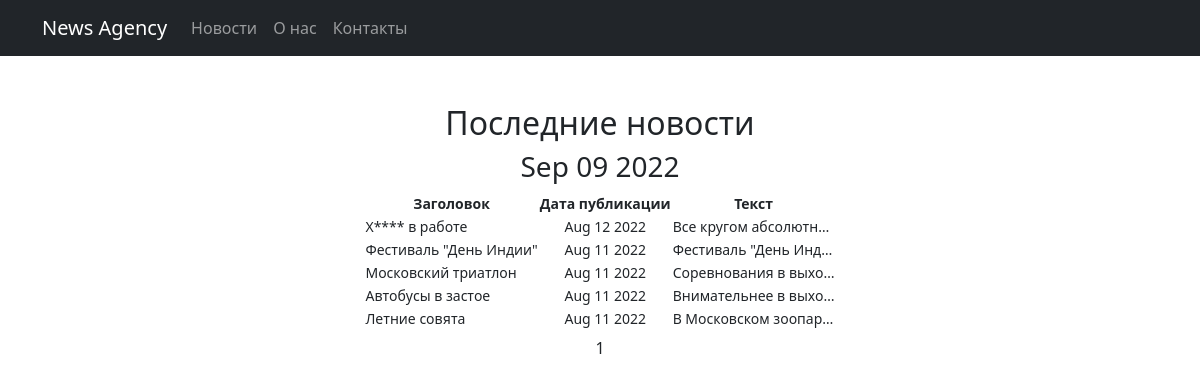
The page /news/ on the database as committed earlier.
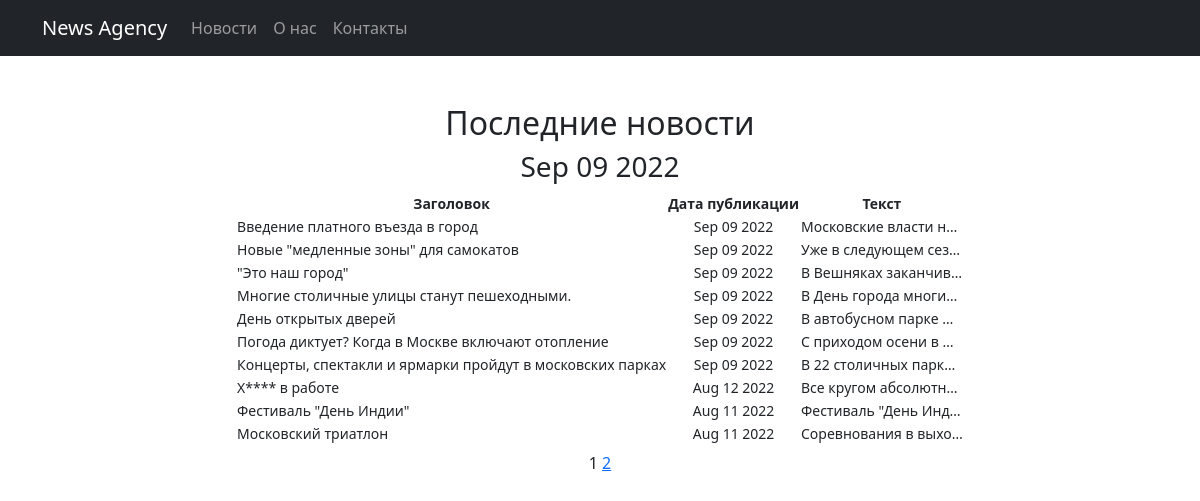
The same page on the database as committed later.
### news/models.py (models this page shows, shortened)
class Post(models.Model):
    ARTICLE = 'AR'
    NEWS = 'NW'
    CATEGORIES = [
        (ARTICLE, 'статья'),
        (NEWS, 'новость'),
    ]
    articleType = models.CharField(max_length=2, choices=CATEGORIES, default=NEWS, verbose_name='Тип публикации')
    dateAdd = models.DateTimeField(auto_now_add=True, verbose_name='Дата публикации')
    headline = models.CharField(max_length=128, verbose_name='Заголовок')
    text = models.TextField(null=False, verbose_name='Текст статьи')
    rate = models.SmallIntegerField(default=0, verbose_name='рейтинг')
    creator = models.ForeignKey(Author, on_delete=models.CASCADE, verbose_name='Автор')
    postCategory = models.ManyToManyField(Category, through='PostCategory')
    class Meta:
        verbose_name = 'статья'
        verbose_name_plural = 'статьи'

### news/views.py (the view)
# urls.py: path('', PostsLIst.as_view()),
class PostsLIst(ListView):
    model = Post  # какую модель используем
    ordering = '-dateAdd'  # по какому полю пойдет сортировка
    template_name = 'articles.html'  # шаблон для отображения
    context_object_name = 'posts'  # список объектов, которые будут передаваться в шаблон
    paginate_by = 10
    def get_queryset(self):
        queryset = super().get_queryset()
        self.filterset = PostFilter(self.request.GET, queryset)
        return self.filterset.qs
    def get_context_data(self, **kwargs):
        context = super().get_context_data(**kwargs)
        context['time_now'] = datetime.utcnow()
        context['filterset'] = self.filterset
        return context

### news/templatetags/custom_filters.py (called while the page is built)
@register.filter()
def censor(value):
    words = ['хрень', 'пиздец', 'пипец', 'редис']
    try:
        isinstance(value, str)
    except ValueError:
        return f'Некорректный ввод текста'
    for w in words:
        if w in value.lower():
            value = value.replace(w[1:len(w)], '****')
    return value

### templates/articles.html (shortened to what this page needs)
{% extends 'flatpages/default.html' %}
{% load custom_filters %}
{% load custom_tags %}
{% block content %}
    <h2 style="text-align: center">Последние новости</h2>
    <h3 style="text-align: center">{{ time_now|date:'M d Y' }}</h3>
    {% if posts %}
        <div style="text-align: center;">
            <table style="display: inline-block; font-size: 14px;">
                <tr>
                    <td style="text-align: center;  font-weight: bold;">Заголовок</td>
                    <td style="text-align: center;  font-weight: bold;">Дата публикации</td>
                    <td style="text-align: center;  font-weight: bold;">Текст</td>
                </tr>
                {% for post in posts %}
                    <tr>
                        <td style="text-align: left">{{ post.headline|censor }}</td>
                        <td style="text-align: center">{{ post.dateAdd|date:'M d Y' }}</td>
                        <td style="text-align: left">{{ post.text|truncatechars:20|censor }}</td>
                    </tr>
                {% endfor %}
            </table>
        </div>
    {% else %}
        <h2>Пока новостей нет</h2>
    {% endif %}
        {{ page_obj.number }}
        {% if page_obj.has_next %}
            <a href="?page{{ page_obj.next_page_number }}">{{ page_obj.next_page_number }}</a>
    {% endif %}
{% endblock content %}

### templates/flatpages/default.html (shortened to what this page needs)
<!DOCTYPE html>
<html lang="en">
<head>
    {% load static %}
    <link href={% static 'styles.css' %} rel="stylesheet"/>
</head>
<body>
<nav class="navbar navbar-expand-lg navbar-dark bg-dark static-top">
    <div class="container">
        <a class="navbar-brand" href="#">News Agency</a>
        <div class="collapse navbar-collapse" id="navbarResponsive">
            <ul class="navbar-nav ml-auto">
                <li class="nav-item active">
                    <a class="nav-link" href="/news/">Новости</a>
                </li>
                <li class="nav-item">
                    <a class="nav-link" href="/about/">О нас</a>
                </li>
                <li class="nav-item">
                    <a class="nav-link" href="/contacts/">Контакты</a>
                </li>
            </ul>
        </div>
    </div>
</nav>
        <div class="container">
            <div class="text-center mt-5">
{% block content %}{% endblock content %}
            </div>
        </div>
</body>
</html>

Rows that differ between the two databases and show on the page:
no longer on this page (row unchanged): Post: headline|censor "Автобусы в застое", dateAdd "Aug 11 2022", text|censor "Внимательнее в выхо…"
no longer on this page (row unchanged): Post: headline|censor "Летние совята", dateAdd "Aug 11 2022", text|censor "В Московском зоопар…"
added Post: headline|censor "Введение платного въезда в город", dateAdd "Sep 09 2022", text|censor "Московские власти н…"
added Post: headline|censor "Новые \"медленные зоны\" для самокатов", dateAdd "Sep 09 2022", text|censor "Уже в следующем сез…"
added Post: headline|censor "\"Это наш город\"", dateAdd "Sep 09 2022", text|censor "В Вешняках заканчив…"
added Post: headline|censor "Многие столичные улицы станут пешеходными.", dateAdd "Sep 09 2022", text|censor "В День города многи…"
added Post: headline|censor "День открытых дверей", dateAdd "Sep 09 2022", text|censor "В автобусном парке …"
added Post: headline|censor "Погода диктует? Когда в Москве включают отопление", dateAdd "Sep 09 2022", text|censor "С приходом осени в …"
added Post: headline|censor "Концерты, спектакли и ярмарки пройдут в московских парках", dateAdd "Sep 09 2022", text|censor "В 22 столичных парк…"
Other text that changed with them:
{{ page_obj.next_page_number }}: (not shown) → "2"
